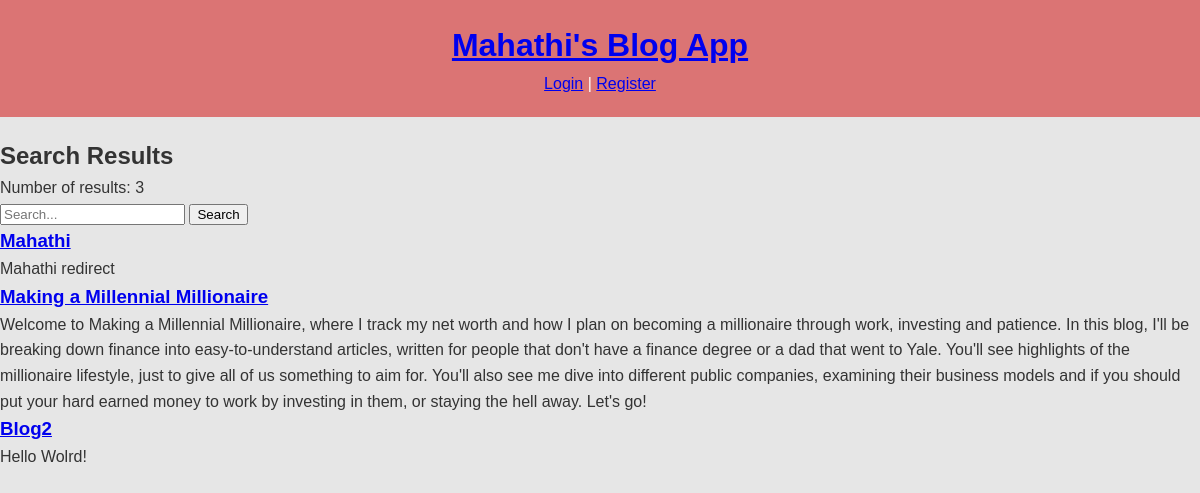
The app's page /search/ with its own data.
### blog/models.py (models this page shows, shortened)
class Post(models.Model):
    title = models.CharField(max_length=200)
    content = models.TextField()

### blog/views.py (the view)
# urls.py: path('search/', search, name='search'),
def search(request):
    query = request.GET.get('q', '')
    print(f"Search query: {query}")
    if query:
        posts = Post.objects.filter(title__icontains=query) | Post.objects.filter(content__icontains=query)
    else:
        posts = Post.objects.all()
    return render(request, 'blog/search.html', {'results': posts})

### blog/templates/blog/search.html
{% extends 'base.html' %}
{% block content %}
<h2>Search Results</h2>
<p>Number of results: {{ results|length }}</p>
  <form method="get" action="{% url 'search' %}">
    <input type="text" name="q" placeholder="Search...">
    <input type="submit" value="Search">
  </form>
  {% if results %}
    <ul>
      {% for post in results %}
        <li>
          <h3><a href="{% url 'post_detail' post.id %}">{{ post.title }}</a></h3>
          <p>{{ post.content }}</p>
        </li>
      {% endfor %}
    </ul>
  {% else %}
    <p>No results found.</p>
  {% endif %}
{% endblock %}

### blog/templates/base.html (shortened to what this page needs)
{% load static %}
<!DOCTYPE html>
<html lang="en">
<head>
    <link rel="stylesheet" href="{% static 'blog/css/styles.css' %}">
    <link rel="stylesheet" href="https://cdnjs.cloudflare.com/ajax/libs/font-awesome/6.0.0/css/all.min.css" />
</head>
<body>
    <header>
        <h1><a href="{% url 'post_list' %}">Mahathi's Blog App</a></h1>
        {% if user.is_authenticated %}
            <p>Hello, {{ user.username }}!</p>
            <a href="{% url 'logout' %}" class="logout">Logout</a>
        {% else %}
            <p><a href="{% url 'login' %}">Login</a> | <a href="{% url 'register' %}">Register</a></p>
        {% endif %}
    </header>
    <main>
        {% block content %}{% endblock %}
    </main>
</body>
</html>

### blog/static/blog/css/styles.css (style rules this page uses)
body, h1, h2, h3, p, ul, li { margin: 0; padding: 0; }
body { font-family: 'Arial', sans-serif; line-height: 1.6; background-color: #e6e6e6; color: #333; display: flex; flex-direction: column; align-items: center; min-height: 100vh; }
header { background-color: #db7474; color: #fff; padding: 20px 0; width: 100%; text-align: center; }
header h1 { font-size: 2em; }
main { margin-top: 20px; }

### records on screen
Post: title "Mahathi", content "Mahathi redirect"
Post: title "Making a Millennial Millionaire", content "Welcome to Making a Millennial Millionaire, where I track my net worth and how I plan on becoming a millionaire through work, investing and patience. In this blog, I'll be breaking down finance into easy-to-understand articles, written for people that don't have a finance degree or a dad that went to Yale. You'll see highlights of the millionaire lifestyle, just to give all of us something to aim for. You'll also see me dive into different public companies, examining their business models and if you should put your hard earned money to work by investing in them, or staying the hell away. Let's go!"
Post: title "Blog2", content "Hello Wolrd!"

### other values on screen
{{ results|length }} "3"
